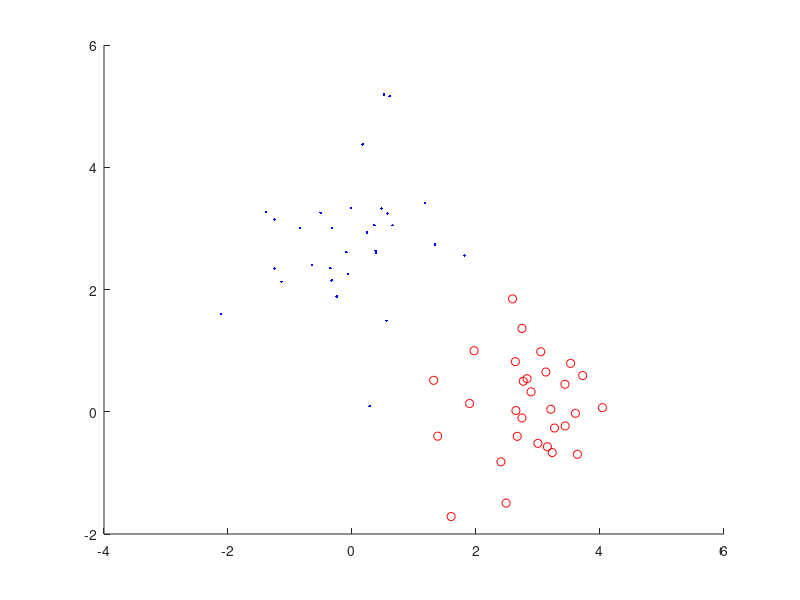

Here is the MATLAB script that generated this plot: (Note: this script raises an error after producing the figure.)
%% prepare the data
%data1 = mvnrnd([3, 0], [0.9, 0.2; 0.2, 0.7], 30);
%data2 = mvnrnd([0, 3], [0.8, 0.3; 0.3, 1.2], 30);


%X = [data1; data2];
%y = repelem([1; -1], 30);
load("2d_points.mat")

hold on
plot(X(1:30, 1), X(1:30, 2), 'ro')
plot(X(31:60, 1), X(31:60, 2), 'b.')


%% get trained parameters w, b and the history value w_h, b_h
%rng(425)
rng(225)
% training 
[w, b, h_w, h_b, ind] = perceptron_complete(X, y, 0.005);


% visualization
n = length(h_b); 

for i = 1:n
%    disp(i)
    w = h_w(:, i);
    b = h_b(i);
    x = (-20):20;
    
    hold off
    plot(X(1:30, 1), X(1:30, 2), 'ro')
    hold on
    plot(X(31:60, 1), X(31:60, 2), 'b.')
    plot(X(ind(i), 1), X(ind(i), 2),'k*' )
    line(x, (-b - w(1) * x)./w(2))
    axis([-2, 4, -2, 4])
    drawnow
    
    pause(0.1)
end



